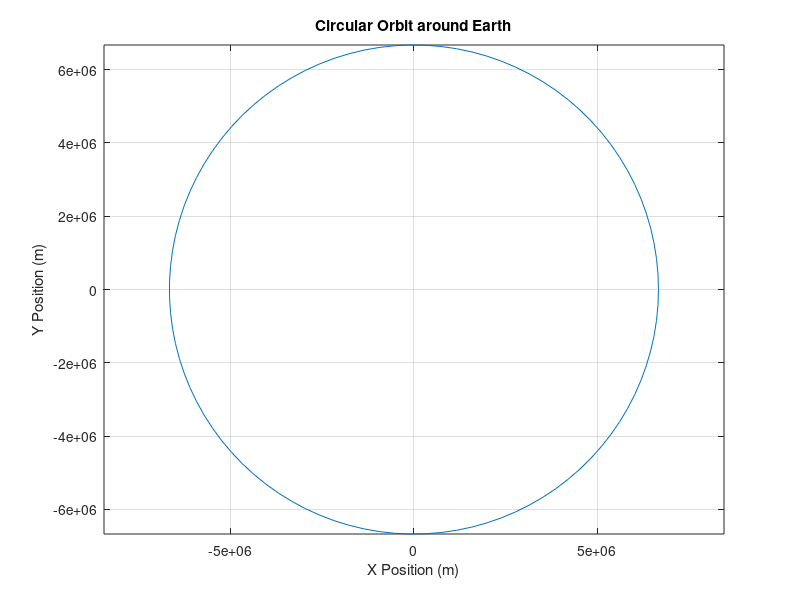

Write MATLAB code to recreate this figure.
%Periodic Orbits

% Define parameters for a periodic orbit (e.g., Earth orbit)
mu = 3.986e14; % Gravitational constant for Earth (m^3/s^2)
radius = 6.371e6; % Earth's radius (meters)

% Calculate the orbital velocity for a circular orbit at a given altitude
altitude = 300e3; % 300 km altitude
v = sqrt(mu / (radius + altitude));

% Plot a circular orbit
theta = linspace(0, 2 * pi, 100);
x = (radius + altitude) * cos(theta);
y = (radius + altitude) * sin(theta);

figure;
plot(x, y);
axis equal;
xlabel('X Position (m)');
ylabel('Y Position (m)');
title('Circular Orbit around Earth');
grid on;
